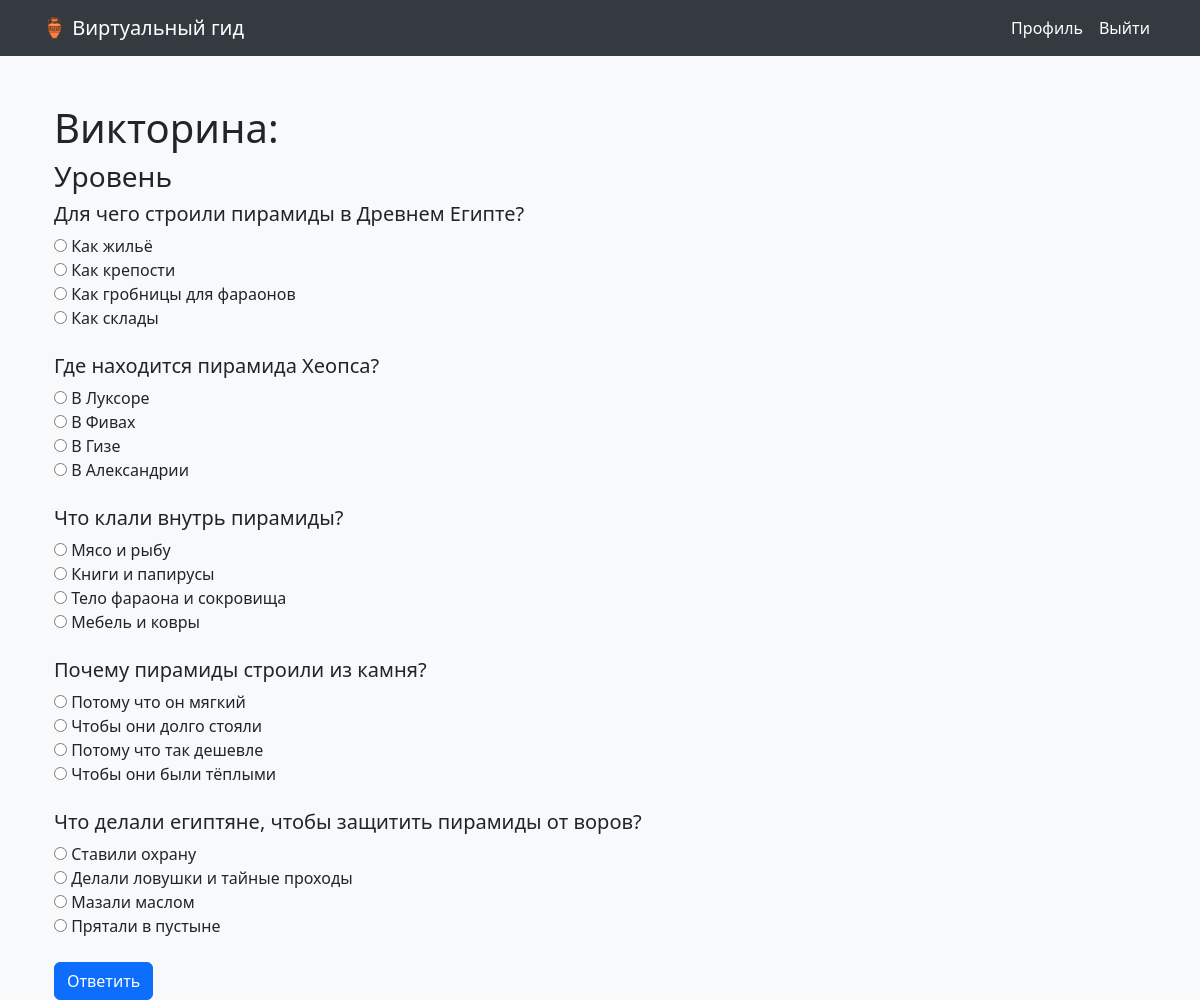
Screenshot of /era/3/quiz/ (signed in) with the database file from the repository.
### guide/models.py (models this page shows, shortened)
class QuizQuestion(models.Model):
    lecture = models.ForeignKey(Lecture, on_delete=models.CASCADE, related_name='quiz_questions')
    question = models.CharField(max_length=255, default='')
    option1 = models.CharField(max_length=255, default='')
    option2 = models.CharField(max_length=255, default='')
    option3 = models.CharField(max_length=255, default='')
    option4 = models.CharField(max_length=255, default='')
    correct_answer = models.CharField(max_length=255, default='')

### guide/views.py (the view, shortened to what this page needs)
# urls.py: path('era/<int:pk>/quiz/', views.quiz, name='quiz'),
@login_required
def quiz(request, pk):
    lecture = get_object_or_404(Lecture, pk=pk)
    questions = list(lecture.quiz_questions.all())
    return render(request, 'guide/quiz.html', {
        'lecture': lecture,
        'questions': questions
    })

### guide/templates/guide/quiz.html (shortened to what this page needs)
{% extends 'guide/base.html' %}
{% block content %}
<div class="container mt-5">
    <h1>Викторина: {{ era.name }}</h1>
    <h3>Уровень {{ current_level }}</h3>
    <form method="post">
        {% for question in questions %}
        <div class="mb-4">
            <h5>{{ question.question }}</h5>
            <div>
                <input type="radio" id="option1_{{ forloop.counter }}" name="question_{{ forloop.counter }}" value="{{ question.option1 }}" required>
                <label for="option1_{{ forloop.counter }}">{{ question.option1 }}</label>
            </div>
            <div>
                <input type="radio" id="option2_{{ forloop.counter }}" name="question_{{ forloop.counter }}" value="{{ question.option2 }}">
                <label for="option2_{{ forloop.counter }}">{{ question.option2 }}</label>
            </div>
            <div>
                <input type="radio" id="option3_{{ forloop.counter }}" name="question_{{ forloop.counter }}" value="{{ question.option3 }}">
                <label for="option3_{{ forloop.counter }}">{{ question.option3 }}</label>
            </div>
            <div>
                <input type="radio" id="option4_{{ forloop.counter }}" name="question_{{ forloop.counter }}" value="{{ question.option4 }}">
                <label for="option4_{{ forloop.counter }}">{{ question.option4 }}</label>
            </div>
        </div>
        {% endfor %}
        <button type="submit" class="btn btn-primary">Ответить</button>
    </form>
</div>
{% endblock %}

### guide/templates/guide/base.html (style rules this page uses)
body { background-color: #f8f9fa; }

### rows the page displays
QuizQuestion: question "Для чего строили пирамиды в Древнем Египте?", option1 "Как жильё", option2 "Как крепости", option3 "Как гробницы для фараонов", option4 "Как склады"
QuizQuestion: question "Где находится пирамида Хеопса?", option1 "В Луксоре", option2 "В Фивах", option3 "В Гизе", option4 "В Александрии"
QuizQuestion: question "Что клали внутрь пирамиды?", option1 "Мясо и рыбу", option2 "Книги и папирусы", option3 "Тело фараона и сокровища", option4 "Мебель и ковры"
QuizQuestion: question "Почему пирамиды строили из камня?", option1 "Потому что он мягкий", option2 "Чтобы они долго стояли", option3 "Потому что так дешевле", option4 "Чтобы они были тёплыми"
QuizQuestion: question "Что делали египтяне, чтобы защитить пирамиды от воров?", option1 "Ставили охрану", option2 "Делали ловушки и тайные проходы", option3 "Мазали маслом", option4 "Прятали в пустыне"
